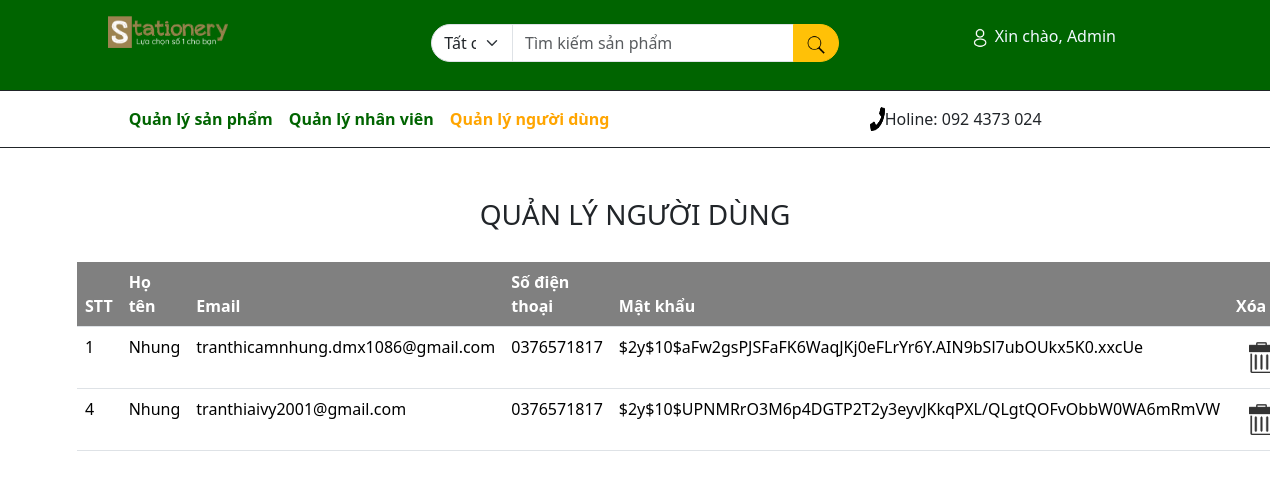
The app's page /Code/admin/quanlynguoidung.php with its own data.
### tables this page shows
CREATE TABLE `users` (
  `id` int(11) NOT NULL,
  `full_name` varchar(100) DEFAULT NULL,
  `email` varchar(100) DEFAULT NULL,
  `phone` varchar(20) DEFAULT NULL,
  `password` varchar(255) DEFAULT NULL
);

### Code/admin/quanlynguoidung.php (the view, shortened to what this page needs)
<!DOCTYPE html>
<html lang="en">
<head>
  <link href="https://cdn.jsdelivr.net/npm/bootstrap@5.3.2/dist/css/bootstrap.min.css" rel="stylesheet">
</head>
<body>
<div class="row" style="background-color:darkgreen; height: 90px;">
    <div class="col-md-1"></div>
    <div class="col-md-3 mt-3">
      <a href="../index.php"><img src="../images/logo.webp" alt="" width="40%"></a>
    </div>
    <div class="col-md-4 mt-4">
      <div class="input-group mb-3">
        <select class="form-select" style="border-radius: 30px 0px 0px 30px;">
          <option>Tất cả</option>
        </select>
        <input class="form-control" type="text" placeholder="Tìm kiếm sản phẩm" style="width: 250px;">
        <button class="btn btn-warning" type="button" style="border-radius: 0px 30px 30px 0px;">
          <img src="images/icon1.png" alt="" width="20px"></button>
      </div>
    </div>
    <div class="col-md-1"></div>
    <div class="col-md-3 mt-4">
      <img src="../images/icondangnhap.png" alt="" width="20px">
      <a href="Admin.php" class="link-text">Xin chào, Admin </a>
    </div>
  </div>
  <div class="row" style="border: 1px solid;">
    <div class="col-md-1"></div>
    <div class="col-md-9">
      <nav class="navbar navbar-expand-sm">
        <div class="container-fluid">
          <div class="collapse navbar-collapse" id="mynavbar">
            <ul class="navbar-nav me-auto">
              <li class="nav-item">
                <a class="nav-link" href="admin.php" ><b>Quản lý sản phẩm</b></a>
              </li>
              <li class="nav-item">
                <a class="nav-link" href="nhanvien.php"><b>Quản lý nhân viên</b></a>
              </li>
              <li class="nav-item">
                <a class="nav-link" href="quanlynguoidung.php" style="color: orange;"><b>Quản lý người dùng</b></a>
              </li>
            </ul>
            <form class="d-flex">
              <img src="images/dienthoai.png" alt="" width="15px"> Holine: 092 4373 024
            </form>
          </div>
        </div>
      </nav>
    </div>
    <div class="col-md-1"></div>
  </div>
  <?php
    $conn = mysqli_connect('localhost','root','','thongtin_user');
    $query = mysqli_query($conn, "select * from users");
  ?>
  <form action="" method="POST">
  <div class="container">
    <h3 style="text-align: center;margin-top: 50px;margin-bottom: 30px;">QUẢN LÝ NGƯỜI DÙNG</h3>
    <table class="table">
      <thead>
        <tr>
          <th scope="col" style="background-color: gray;color: white;">STT</th>
          <th scope="col"style="background-color: gray;color: white;">Họ tên </th>
          <th scope="col"style="background-color: gray;color: white;">Email</th>
          <th scope="col"style="background-color: gray;color: white;">Số điện thoại</th>
          <th scope="col"style="background-color: gray;color: white;">Mật khẩu</th>
          <th scope="col"style="background-color: gray;color: white;">Xóa</th>
        </tr>
      </thead>
      <tbody>
        <?php
        while ($row = mysqli_fetch_array($query)) {?>
            <td>
            <?php echo $row['id'] ?>
          </td>
          <td>
            <?php echo $row['full_name'] ?>
          </td>
          <td>
            <?php echo $row['email'] ?>
          </td>
          <td>
            <?php echo $row['phone'] ?>
          </td>
          <td>
            <?php echo $row['password'] ?>
          </td>
          <td><a class="btn" href="xoaqlnd.php?id=<?php echo $row['id']?>"><img src="../images/icon5.png" alt="" width="25px"></a></td>
        <?php } ?>
      </tbody>
    </table>
  </div>
  </form>
</body>
</html>

### Code/admin/quanlynguoidung.php (style rules this page uses)
.nav-link { color: darkgreen; text-decoration: none; position: relative; }
.link-text { color: aliceblue; position: relative; padding: 5px 0px; text-decoration: none; }
.nav-link::after { content: ""; position: absolute; height: 3px; width: 100%; background-color: rgb(255, 128, 0); transform: scale(0); bottom: 0; left: 0; transition: all 0.4s ease-in-out; }

### records on screen
users: id "1", full_name "Nhung", email "tranthicamnhung.dmx1086@gmail.com", phone "0376571817", password "$2y$10$aFw2gsPJSFaFK6WaqJKj0eFLrYr6Y.AIN9bSl7ubOUkx5K0.xxcUe"
users: id "4", full_name "Nhung", email "tranthiaivy2001@gmail.com", phone "0376571817", password "$2y$10$UPNMRrO3M6p4DGTP2T2y3eyvJKkqPXL/QLgtQOFvObbW0WA6mRmVW"
